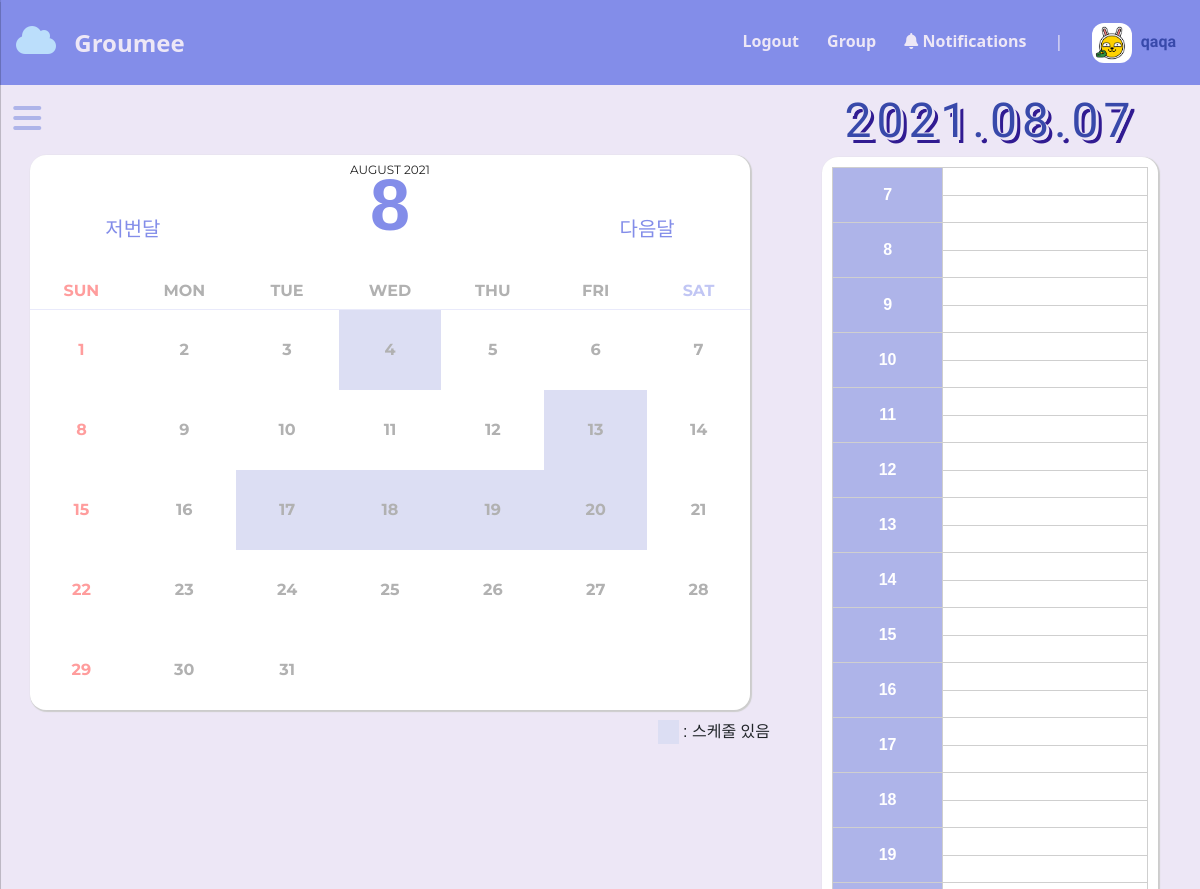
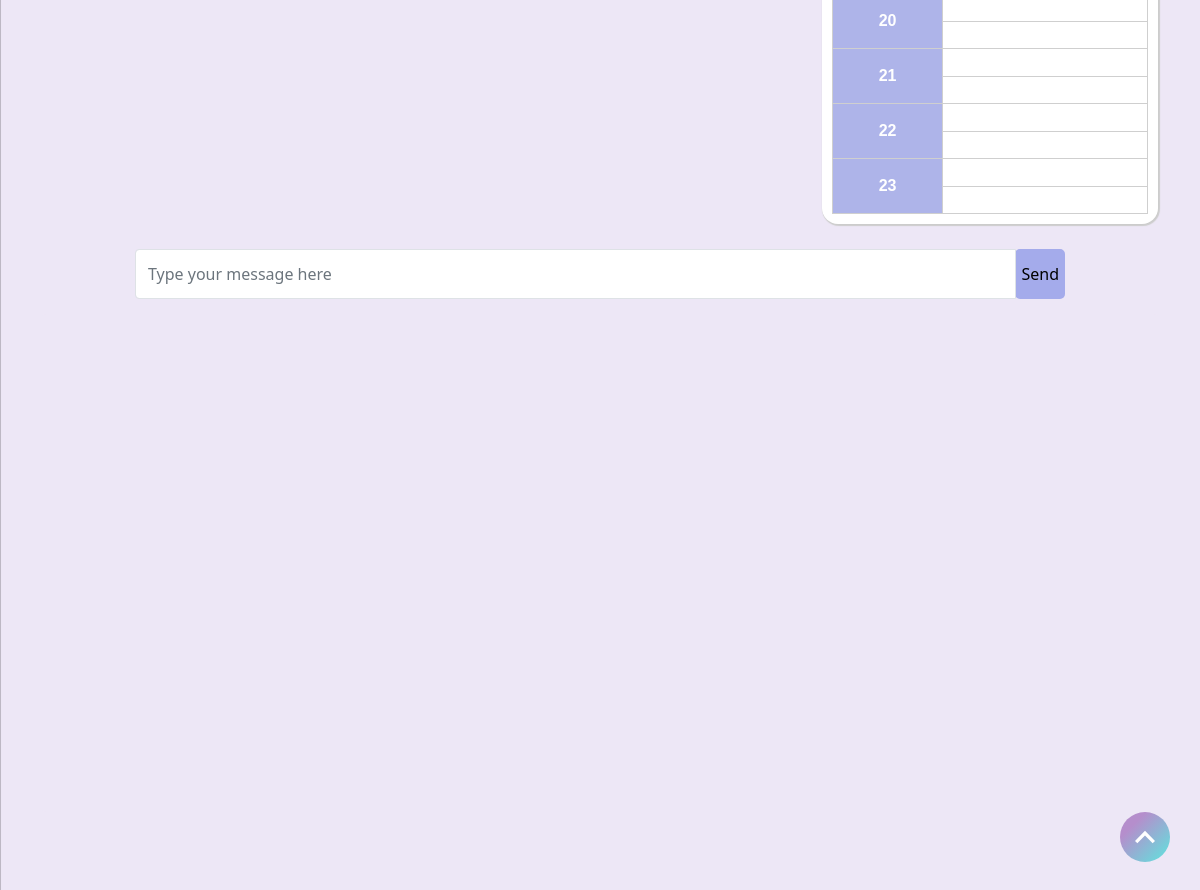
The app's page /group/1 (signed in) with its own data (2 pictures, top to bottom).
### account/models.py (models this page shows)
class CustomUser(AbstractUser):
    nickname = models.CharField(max_length=50, primary_key=True)
    email = models.CharField(max_length=50, default='')
    profile = models.ImageField(blank=True, null=True, upload_to="images/")

### groupmeet/views.py (the view, shortened to what this page needs)
# urls.py: path('group/<str:id>',views.groupCalendar_view,name="groupCalendar_view"),
@login_required
def groupCalendar_view(request, id):
   try:
      group = Group.objects.get(id=id)
   except Group.DoesNotExist:
      return render(request,'forbidden.html')
   members=[]
   testmembers= group.members.all()
   waiting_members = []    # allowed가 1인 멤버들 담을 리스트
   for member in testmembers:    # 그룹원들에 대해 루프
      ug = UserGroup.objects.get(user=member, group=group)
      if ug.allowed == 0:
         waiting_members.append(member)
      if ug.allowed==2:
         members.append(member)
   today = get_date(request.GET.get('month'))
   prev_month_url = prev_month(today)
   next_month_url = next_month(today)
   cur_month_url = "month=" + str(today.year) + '-' + str(today.month)
   if request.user in members:
      cal = Calendar(today.year, today.month)
      cal = cal.formatmonth(withyear=True, group=group)
      cal = mark_safe(cal)
      form = GroupScheduleCreationForm()
      if request.GET.get('day'):
         day = request.GET.get('day')
      else:
         day = today.day
      schedule_list={'7':[0,0], '8':[0,0], '9':[0,0], '10':[0,0], '11':[0,0], '12':[0,0], '13':[0,0], '14':[0,0], '15':[0,0], '16':[0,0], '17':[0,0], '18':[0,0], '19':[0,0], '20':[0,0], '21':[0,0], '22':[0,0], '23':[0,0]}
      date_format = str(today.year)+"-"+str(today.month).zfill(2)+"-"+str(day).zfill(2)
      for user in members:
         schedules = Schedule.objects.filter(user=user, start__lte = date_format+" 23:59:59", end__gte = date_format+" 07:00:00")
      groupSchedules = GroupSchedule.objects.filter(group=group, start__lte = date_format+" 23:59:59", end__gte = date_format+" 07:00:00")
      comments=Comment.objects.filter(group=group)
      comment_list=list(comments)
      return render(request, 'groupCalendar.html',
      {'groupschedules':groupSchedules,'calendar' : cal, 'cur_month' : cur_month_url, 'prev_month' : prev_month_url, 'next_month' : next_month_url, 'group' : group, 'form' : form,
      'schedule_list':schedule_list, 'date' : [today.year, str(today.month).zfill(2), str(day).zfill(2)],'comment_list':comment_list, 'members':members, 'waiting_members' : waiting_members})
   else:
      return render(request,'forbidden.html')

### groupmeet/forms.py (shortened to what this page needs)
class GroupScheduleCreationForm(forms.Form):
    HOUR_CHOICES = (      # 오른쪽 값 : 화면에 보이는 값, 왼쪽 값 : 실 저장되는 값
        ('09', '09'),
        ('10', '10'),
        ('11', '11'),
        ('12', '12'),
        ('13', '13'),
        ('14', '14'),
        ('15', '15'),
        ('16', '16'),
        ('17', '17'),
        ('18', '18'),
        ('19', '19'),
        ('20', '20'),
        ('21', '21'),
        ('22', '22'),
        ('23', '23'),
    )
    MINUTE_CHOICES = (
        ('00', '00'),
        ('30', '30'),
    )
    start_date = forms.DateField(widget=forms.DateInput(attrs={'type' : 'date'}))
    start_hour = forms.ChoiceField(choices=HOUR_CHOICES)
    start_minute = forms.ChoiceField(choices=MINUTE_CHOICES)
    end_date = forms.DateField(widget=forms.DateInput(attrs={'type' : 'date'}))
    end_hour = forms.ChoiceField(choices=HOUR_CHOICES)
    end_minute = forms.ChoiceField(choices=MINUTE_CHOICES)
    title = forms.CharField(max_length=60, error_messages={'required' : "일정 이름을 입력해주세요",})

### groupmeet/calendar.py (called while the page is built)
    def formatmonth(self, withyear=True, group=None):
        cal = f'<table class="calendar">\n'
        cal += f'{self.formatmonthname(self.year, self.month, withyear=withyear)}\n'       # 영어로 몇 월인지, 몇 년도인지에 대한 문자열
        cal += '<tr><th colspan="2"><p onclick="go_prev_month();">저번달</p></th>' + f'<th colspan="3" class="month-number">{self.month}</th>' + '<th colspan="2"><p onclick="go_next_month();">다음달</p></th></tr>\n'
        cal += '<tr class="weekheader"><th class="sun">SUN</th><th class="mon">MON</th><th class="tue">TUE</th><th class="wed">WED</th><th class="thu">THU</th><th class="fri">FRI</th><th class="sat">SAT</th></tr>\n'
        for week in self.monthdays2calendar(self.year, self.month):
            cal += f'{self.formatweek(week, group)}\n'
        return cal + '</table>'

    def formatweek(self, theweek, group):
        week = ''
        for d, weekday in theweek:              # d : 몇일인지(5일, 15일..) weekday : 요일(0=sun, 6=sat)
            week += self.formatday(d, group)
        return f'<tr> {week} </tr>'

### groupmeet/views.py (called while the page is built)
def get_date(request_day):
   if request_day:
      year, month = (int(x) for x in request_day.split('-'))
      return datetime.date(year, month, day=1)
   return datetime.datetime.today()

### groupmeet/templates/groupCalendar.html (shortened to what this page needs)
{% extends 'base.html' %} {% load static %} {% block extrahead %}
<link rel="stylesheet" href='{% static "css/groupcalendar.css" %}' />
{% endblock %} {% block content %}
<div class="main-section">
  <div class="left-section">
    <div id="top">
      <span><i class="fas fa-bars open-sidebar"></i></span>
    </div>
    {{calendar}}
    <div class="calendar-info">
      <div class="empty-box">&nbsp;</div>
      &nbsp;: 스케줄 있음
    </div>
  </div>
  <div class="right-section">
    <div class="today">
      {%if date%}
      {{date.0}}.{{date.1}}.{{date.2}}
      {%endif%}
    </div>
    <div class="table-section">
      <div class="table-content">
        <table class="time-table">
          <tbody>
            {% for test in groupschedules %} {% endfor %} {% for time , value in schedule_list.items %}
            <tr>
              <th rowspan="2">{{time}}</th>
              {% if value.0 == 0 %}
              <td id="selectTime" data-bs-toggle="modal" data-bs-target="#addScheduleModal" data-hour="{{time}}" data-minute="00"></td>
              {% elif value.0 == -1 %}
              <td style="background-color: #eee"></td>
              {% endif %}
            </tr>
            <tr>
              {% if value.1 == 0 %}
              <td id="selectTime" data-bs-toggle="modal" data-bs-target="#addScheduleModal" data-hour="{{time}}" data-minute="30"></td>
              {% elif value.1 == -1 %}
              <td style="background-color: #eee"></td>
              {% endif %}
            </tr>
            {% endfor %}
          </tbody>
        </table>
      </div>
    </div>
  </div>
</div>
<div class="chat-box">
  <form action="{%url 'addComment' group.id%}" method="POST">
  <div class="input-group" style="height: 50px;">
    <input class="form-control border no-shadow no-rounded" name="content" placeholder="Type your message here">
    <input type="submit" style="border-radius: 5px; background:#a4abeb; border:none ;" value="Send"></input>
  </form>
  </div>
<div class="container content">
  <div class="row">
      <div class="col">
        <div class="card">
          <div class="card-body height3">
            <ul class="chat-list" style="overflow-y:auto; height:450px;">
          </ul>
        </div>
      </div>
    </div>
  </div>
</div>
<button class="noselect" id="mybtn" onclick="topFunction()">
  <svg xmlns="http://www.w3.org/2000/svg" width="24" height="24" viewBox="0 0 24 24">
    <path d="M0 16.67l2.829 2.83 9.175-9.339 9.167 9.339 2.829-2.83-11.996-12.17z" />
  </svg>
</button>
{% endblock %}

### calendarproject/templates/base.html (shortened to what this page needs)
<!DOCTYPE html>
<html lang="ko">
{%load static%}
<head>
    <link href="https://cdn.jsdelivr.net/npm/bootstrap@5.0.2/dist/css/bootstrap.min.css" rel="stylesheet" />
    <link rel="stylesheet" href='{% static "css/base.css" %}' />
    {% block extrahead %} {% endblock %}
</head>
<body>
    <nav class="navbar">
        <div class="nav_logo">
            {% if user.is_authenticated %}
            <a href="{% url 'userCalendar_view' %}"><i class="fas fa-cloud"></i> Groumee</a>
            {% endif %}
        </div>
        <div class="profile">
            {% if user.is_authenticated %}
            <a href="{% url 'logout' %}">
                <span class="profile">Logout</span>
            </a>
            <a href="{% url 'getuserGroupList' %}">
                <span class="profile">Group</span>
            </a>
            <span class="profile icon" id="bell"><i class="far fa-bell"></i> Notifications</span>
            <span class="profile space">|</span>
            <span class="profile user-icon">
                {% if user.profile %}
                    <img class="profile_img" src="{{user.profile.url}}" alt="">
                {% else %}
                <i class="fas fa-user"></i>
                {% endif %}
                <span class="user-nickname"> {{user.nickname}}</span>
            </span>
            {% endif %}
        </div>
    </nav>
    {% block content %}
    {% endblock %}
</body>
</html>

### groupmeet/static/css/base.css (style rules this page uses)
.navbar { display: flex; background: #838de9; }
.nav_logo { margin:1rem; }
.fa-cloud { font-size:2rem; color:#bbdefb; margin-right:0.75rem; }
.nav_logo > a { font-size:1.5rem; font-weight: 800; text-decoration-line: none; color: #ede7f6; }
.profile { margin:0.75rem; }
.profile > a { font-size:1rem; font-weight: 800; text-decoration-line: none; color: #ede7f6; }
.profile > i { font-size:1rem; font-weight: 800; color: #ede7f6; }
.profile_img { display: inline; width:40px; height:40px; border-radius: 30%; background: #f1f4ff; }
.profile > span { font-size:1rem; font-weight: 600; color: #ede7f6; }
.user-nickname { color:#3849aa !important; font-family: 'Ubuntu', sans-serif; margin-left:5px; }
.icon { cursor: pointer; }
.space { font-weight: 400 !important; }

### calendarproject/templates/base.html (style rules this page uses)
a:link { text-decoration-line: none; color: #ede7f6; }
.table-content th { width: 35%; }

### records on screen
CustomUser: profile (picture), nickname "qaqa"

### other values on screen
{{ calendar }} "AUGUST 2021 저번달 8 다음달 SUN MON TUE WED THU FRI SAT 1 2 3 4 5 6 7 8 9 10 11 12 13 14 15 16 17 18 19 20 21 22 23 24 25 26 27 28 29 30 31"
{{ date.0 }} "2021"
{{ date.1 }} "08"
{{ date.2 }} "07"
{{ time }} "7" "8" "9" "10" "11" "12" "13" "14" "15" "16" "17" "18" "19" "20" "21" "22" "23"
